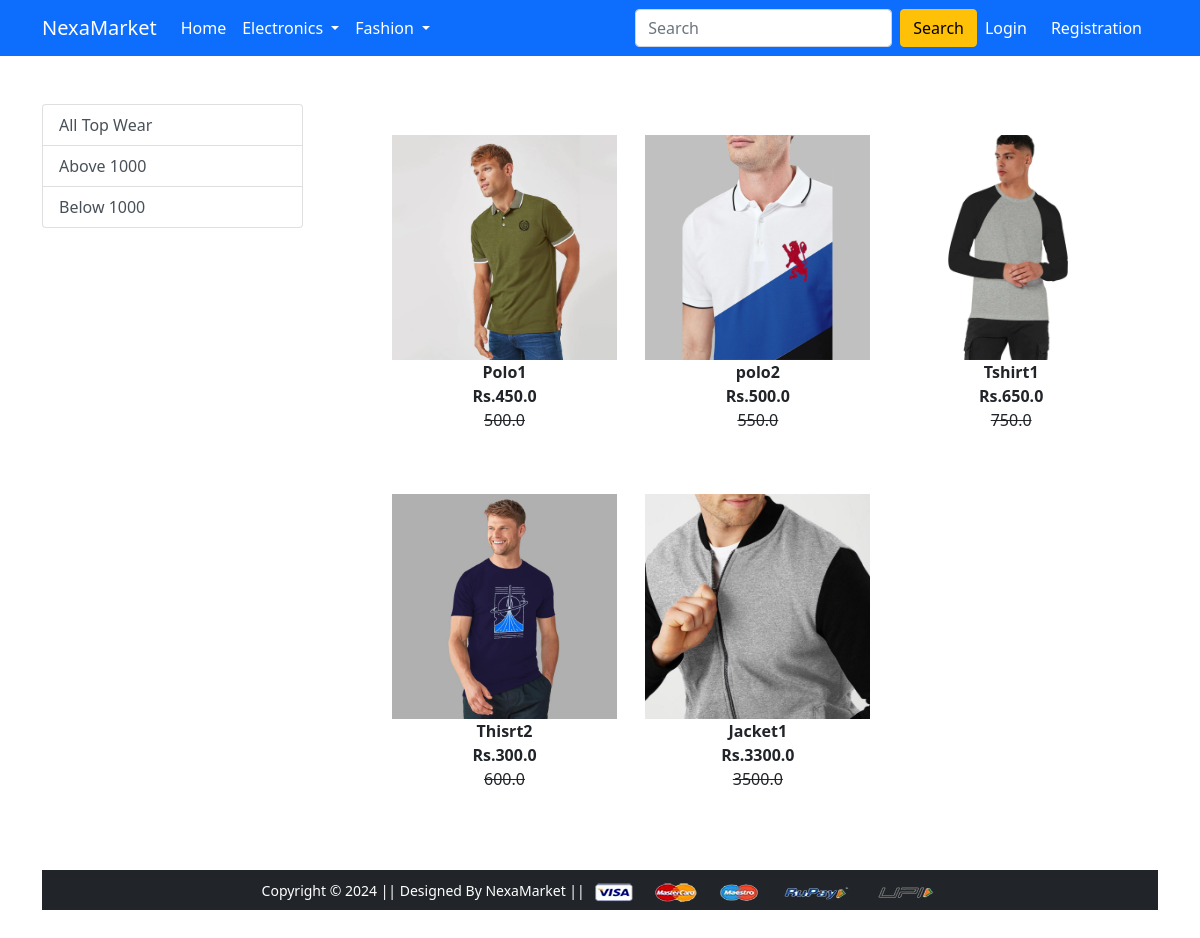
Page /topwear/ on the earlier database version.
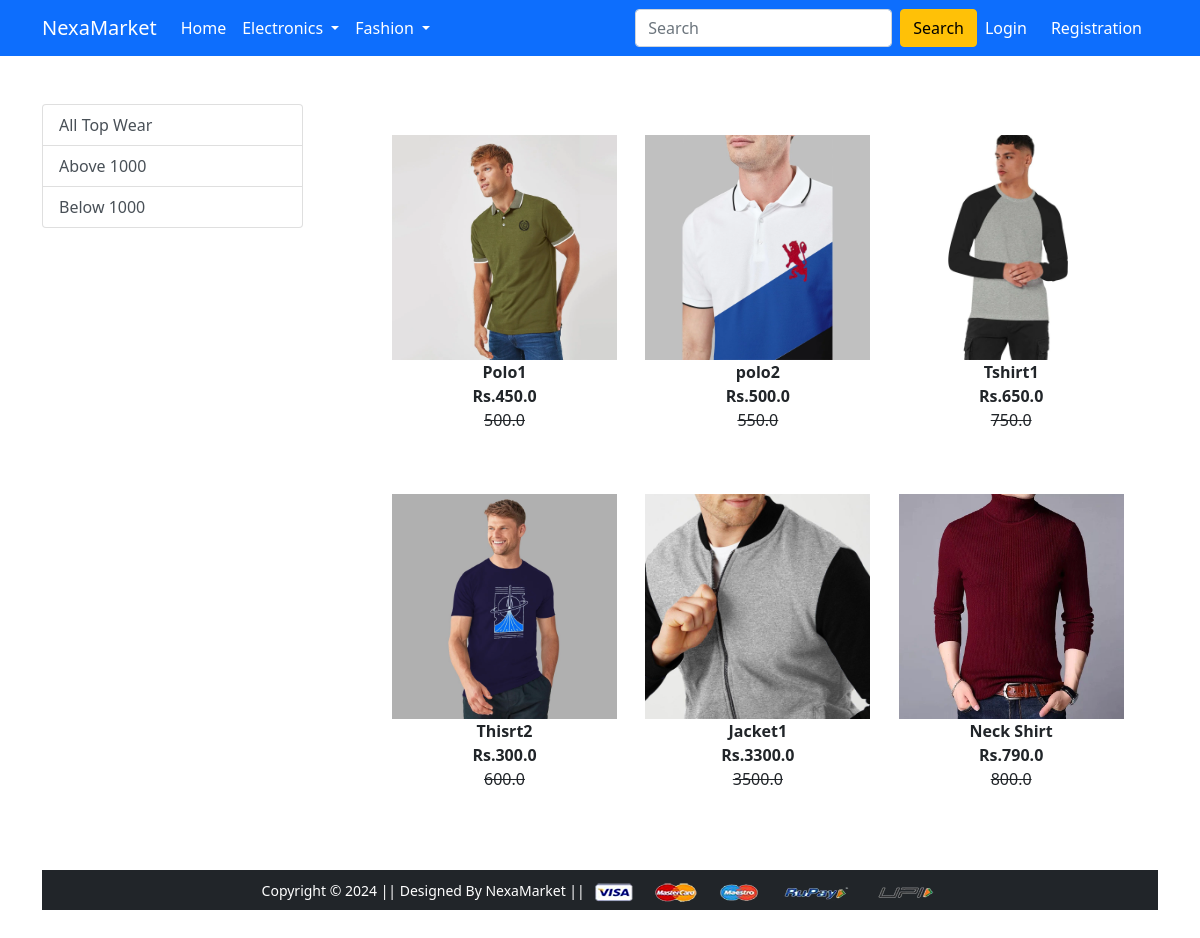
Same page on the later database version.
### app/models.py (models this page shows, shortened)
class Product(models.Model):
    title = models.CharField(max_length=100)
    selling_price = models.FloatField()
    discounted_price = models.FloatField()
    description = models.TextField()
    brand = models.CharField(max_length=100)
    category = models.CharField(choices=CATEGORY_CHOICES,max_length=2)
    product_image = models.ImageField(upload_to="productimg")

### app/views.py (the view)
# urls.py: path('topwear/', views.topwear, name='topwear'),
def topwear(request, data=None):
 if data == None:
  topwear = Product.objects.filter(category="TW")
 elif data == "Below":
  topwear = Product.objects.filter(category="TW").filter(discounted_price__lt=600)
 elif data == "Above":
  topwear = Product.objects.filter(category="TW").filter(discounted_price__gt=1000)
 current_items = 0
 if request.user.is_authenticated:
  current_items = len(Cart.objects.filter(user=request.user))
 return render(request, 'app/topwear.html',{"topwear":topwear,'current_items':current_items})

### app/templates/app/topwear.html (shortened to what this page needs)
{% extends 'app/base.html' %}
{% load static %}
{% block main-content %}
<div class="container my-5">
 <div class="row">
  <div class="col-sm-3">
   <div class="list-group">
    <a href="{% url "topwear" %}" class="list-group-item list-group-item-action
    " aria-current="True" >All Top Wear</a>
    <a href="{% url "topweardata" 'Above' %}" class="list-group-item list-group-item-action
    " aria-current="True" >Above 1000</a>
    <a href="{% url "topweardata" 'Below' %}" class="list-group-item list-group-item-action
    " aria-current="True" >Below 1000</a>
</div>
  </div>
  <div class="col-sm-8">
    <div class="row">
    {% for product in topwear %}
    <div class="col-sm-4 text-center mb-4 px-3">
    <a href="{% url 'product-detail' product.id %}" class="btn">
    <div class="item">
    <img src="{{product.product_image.url}}" alt="" height="225" class="mx-5">
    <div class="fw-bold">{{product.title}}</div>
    <div class="fw-bold">Rs.{{product.discounted_price}}
    <div class="fw-light text-decoration-line-through">{{product.selling_price}}</div>
    </div>
    </a>
    </div>
    </div>
    {% endfor %}
{% endblock main-content %}

Differences in the rows shown:
added Product: product_image (picture), title "Neck Shirt", discounted_price "790.0", selling_price "800.0"
